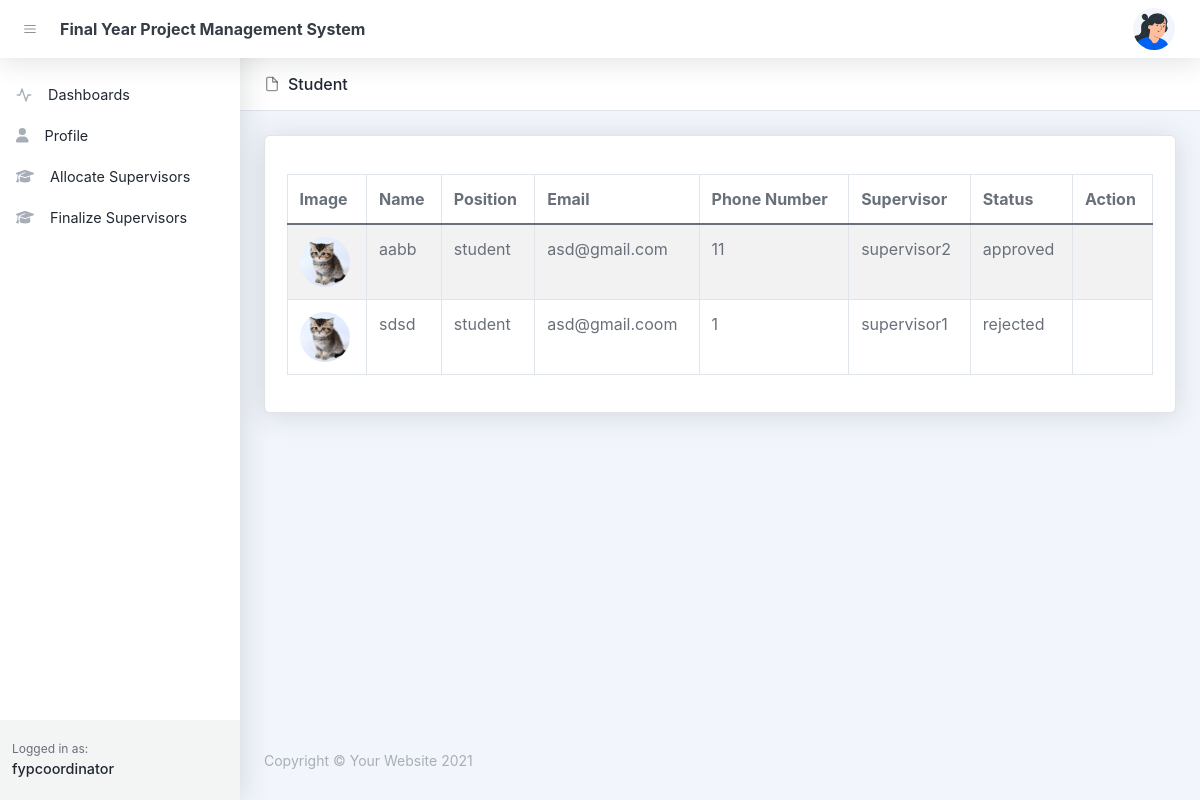
Page /finalize_supervisor.php (signed in) on the earlier database version.
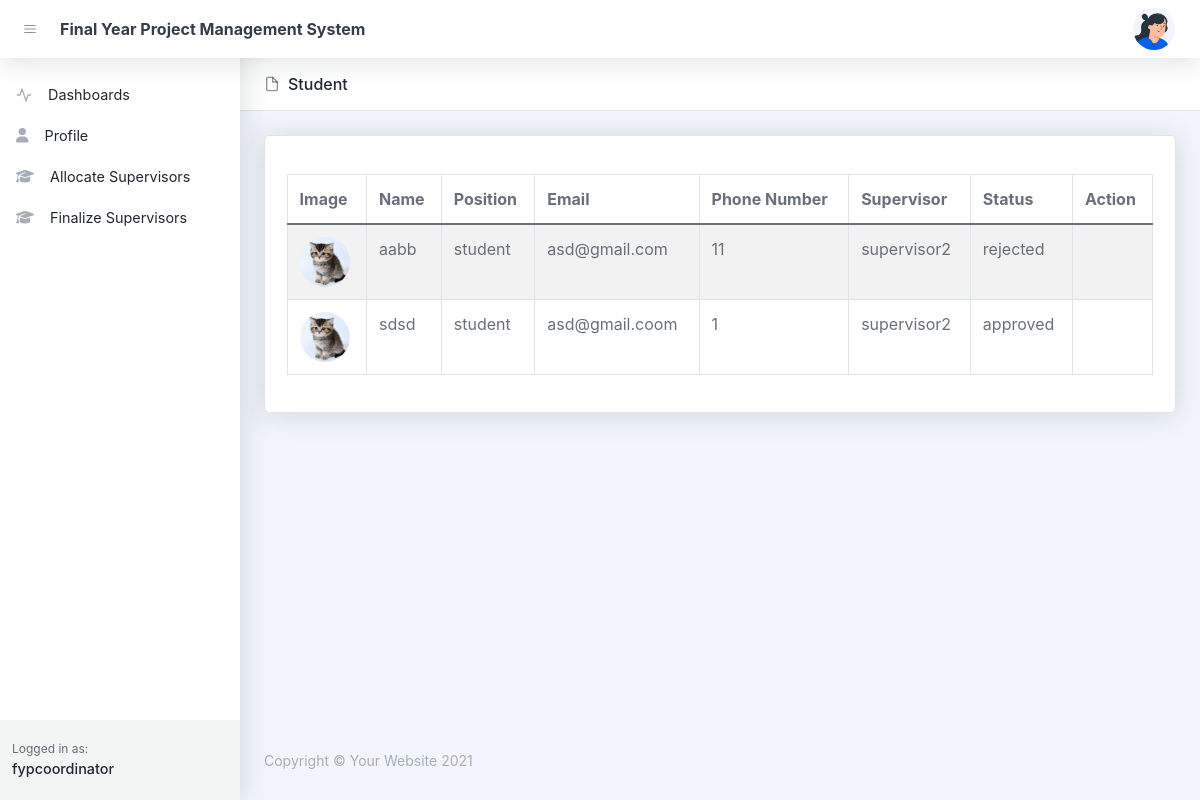
Same page on the later database version.
### tables this page shows
CREATE TABLE `students` (
  `id` bigint(20) UNSIGNED NOT NULL,
  `user_id` bigint(20) NOT NULL,
  `matric_number` varchar(255) DEFAULT NULL,
  `programmes` varchar(255) DEFAULT NULL,
  `supervisor_id` bigint(20) DEFAULT NULL,
  `status` varchar(255) DEFAULT NULL,
  `created_at` timestamp NULL DEFAULT NULL,
  `updated_at` timestamp NULL DEFAULT NULL
);

CREATE TABLE `users` (
  `id` bigint(20) UNSIGNED NOT NULL,
  `name` varchar(255) NOT NULL,
  `email` varchar(255) NOT NULL,
  `handphone` varchar(255) DEFAULT NULL,
  `roles` varchar(255) DEFAULT NULL,
  `password` varchar(255) DEFAULT NULL,
  `image` text DEFAULT NULL,
  `created_at` timestamp NULL DEFAULT NULL,
  `updated_at` timestamp NULL DEFAULT NULL
);

### controllers/users.php (called while the page is built, shortened)
<?php
    $conn = setDbConnection();
    function getStudentSupervisorPending(){
        global $conn;
        $query = "select users.* , students.id as student_id, students.matric_number, students.programmes, students.supervisor_id, students.status, supervisor.name as supervisor_name from users
        left join students on students.user_id = users.id
        left join users as supervisor on supervisor.id = students.supervisor_id
        where users.roles = 'student' order by users.id desc";
        $result = $conn->query($query);
        if ($result->num_rows > 0) {
            while ($row = $result->fetch_assoc()) {
                $students[] = $row;
            }
            return $students;
        }
    }
?>

### finalize_supervisor.php (the view, shortened to what the changed rows need)
<!DOCTYPE html>
<html lang="en">
    <head>
       <?php include('layout_admin/header.php')?>
    </head>
    <body class="nav-fixed">
        <div id="layoutSidenav">
            <div id="layoutSidenav_content">
                <main>
                    <header class="page-header page-header-compact page-header-light border-bottom bg-white mb-4">
                        <div class="container-xl px-4">
                            <div class="page-header-content">
                                <div class="row align-items-center justify-content-between pt-3">
                                    <div class="col-auto mb-3">
                                        <h1 class="page-header-title">
                                            <div class="page-header-icon"><i data-feather="file"></i></div>
                                            Student
                                        </h1>
                                    </div>
                                </div>
                            </div>
                        </div>
                    </header>
                    <?php
                        include('controllers/users.php');
                        if($_SESSION['roles'] == 'fyp_coordinator'){
                            $students = getStudentSupervisorPending();
                        }
                    ?>
                    <div class="container-xl px-4">
                        <div class="card mb-4">
                            <div class="card-body">
                                <table class="table table-bordered table-striped table-hover">
                                    <thead>
                                        <tr>
                                            <th>Image</th>
                                            <th>Name</th>
                                            <th>Position</th>
                                            <th>Email</th>
                                            <th>Phone Number</th>
                                            <th>Supervisor</th>
                                            <th>Status</th>
                                            <th>Action</th>
                                        </tr>
                                    </thead>
                                    <tbody>
                                        <?php
                                            if( $students != NULL){
                                                foreach ($students as $key => $value) {
                                                    $image = null;
                                                    $approvebtn = null;
                                                    $rejectbtn = null;
                                                    if(isset($value['image'])){
                                                        $image = '<img class="user-img" src="/fyp/assets/profile/'.$value['image'].'">';
                                                    }else{
                                                        $image = '<img class="user-img" src="/fyp/assets/img/illustrations/profiles/profile-1.png">';
                                                    }
                                                    echo '
                                                    <tr>
                                                        <td>'.$image.'</td>
                                                        <td>'.$value['name'].'</td>
                                                        <td>'.$value['roles'].'</td>
                                                        <td>'.$value['email'].'</td>
                                                        <td>'.$value['handphone'].'</td>
                                                        <td>'.$value['supervisor_name'].'</td>
                                                        <td>'.$value['status'].'</td>
                                                        <td>'.$approvebtn.$rejectbtn.'</td>
                                                    </tr>';
                                                }
                                            }else{
                                                if($_SESSION['roles'] == 'cluster'){
                                                    echo '<tr><td colspan=8>No Student Available</td></tr>';
                                                }
                                            }
                                        ?>
                                    </tbody>
                                </table>
                            </div>
                        </div>
                    </div>
                </main>
            </div>
        </div>
    </body>
</html>

Differences in the rows shown:
changed students "aabb": status "approved" → "rejected"
changed students "sdsd": users.name "supervisor1" → "supervisor2"; status "rejected" → "approved"
